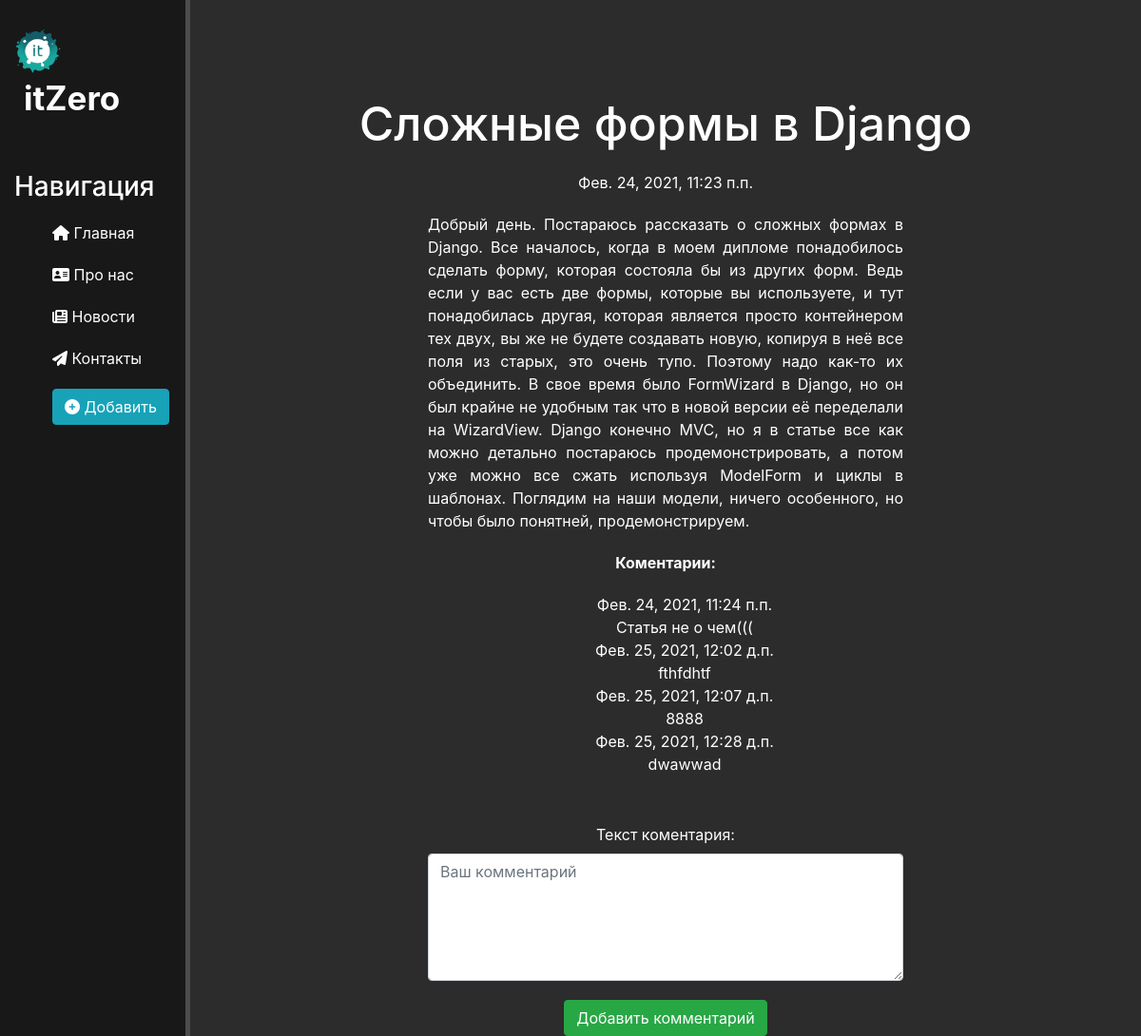
Before: /news/17 with the older database file.
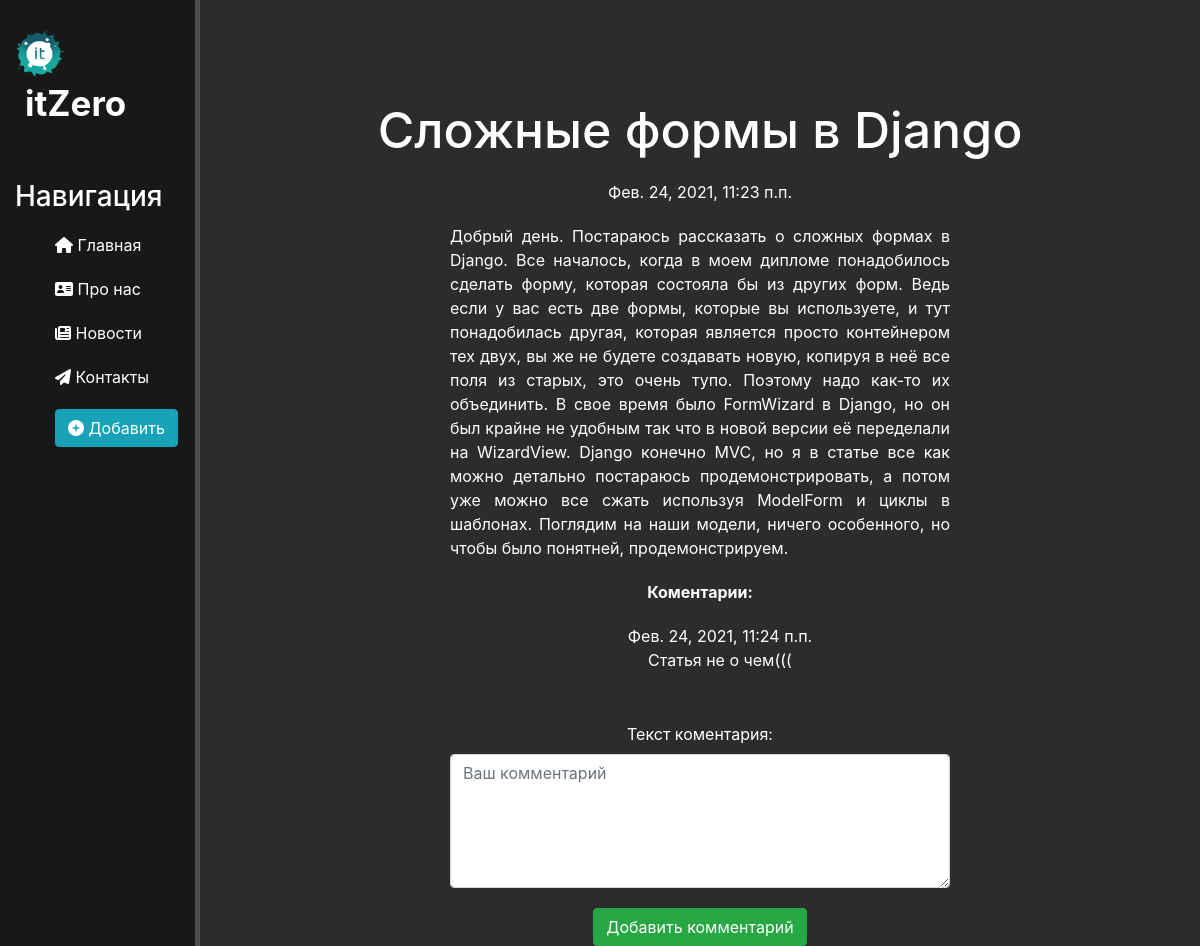
After: the same page with the newer database file.
### news/models.py (models this page shows, shortened)
class Comments(models.Model):
    article = models.ForeignKey(Articles, on_delete=models.CASCADE, verbose_name='Статья', blank=True, null=True, related_name='comments_articles')
    create_date = models.DateTimeField(auto_now=True)
    text = models.TextField('Текст коментария')
    class Meta:
        verbose_name = 'Коментарий'
        verbose_name_plural = 'Коментарии'

### news/views.py (the view, shortened to what this page needs)
# urls.py: path('<int:pk>', views.NewsDetailView.as_view(), name='news-detail'),
class NewsDetailView(FormMixin, DetailView):
    model = Articles
    template_name = 'news/details_view.html'
    context_object_name = 'article'
    form_class = CommentForm
    success_msg = 'Коментарий успешно создан'

### news/forms.py
class CommentForm(ModelForm):
    class Meta:
        model = Comments
        fields = ['text',]
        widgets = {
            "text": Textarea(attrs={
                'class': 'form-control',
                'placeholder': 'Ваш комментарий',
                'rows': 5,
            }),
        }

### news/templates/news/details_view.html (shortened to what this page needs)
{% extends 'main/layout.html' %}
{% block content %}
    <div class="features">
        <h1>{{ article.title }}</h1>
        <p>{{ article.date }}</p>
        <p class="text-justify">{{ article.full_text }}</p>
        <p><b>Коментарии:</b></p>
        <ul>
        {% for item in article.comments_articles.all %}
            <li>
                {{ item.create_date }}<br>
                {{ item.text }}
            </li>
        {% endfor %}
        </ul>
        <div>
        <form method="post" id="add_form">
            {{ form.as_p }}
        </form>
    </div>
        <button form="add_form" class="btn btn-success" type="submit">Добавить комментарий</button>
    </div>
{% endblock %}

Changed rows visible on the page:
removed Comments: create_date "Фев. 25, 2021, 12:02 д.п.", text "fthfdhtf"
removed Comments: create_date "Фев. 25, 2021, 12:07 д.п.", text "8888"
removed Comments: create_date "Фев. 25, 2021, 12:28 д.п.", text "dwawwad"
